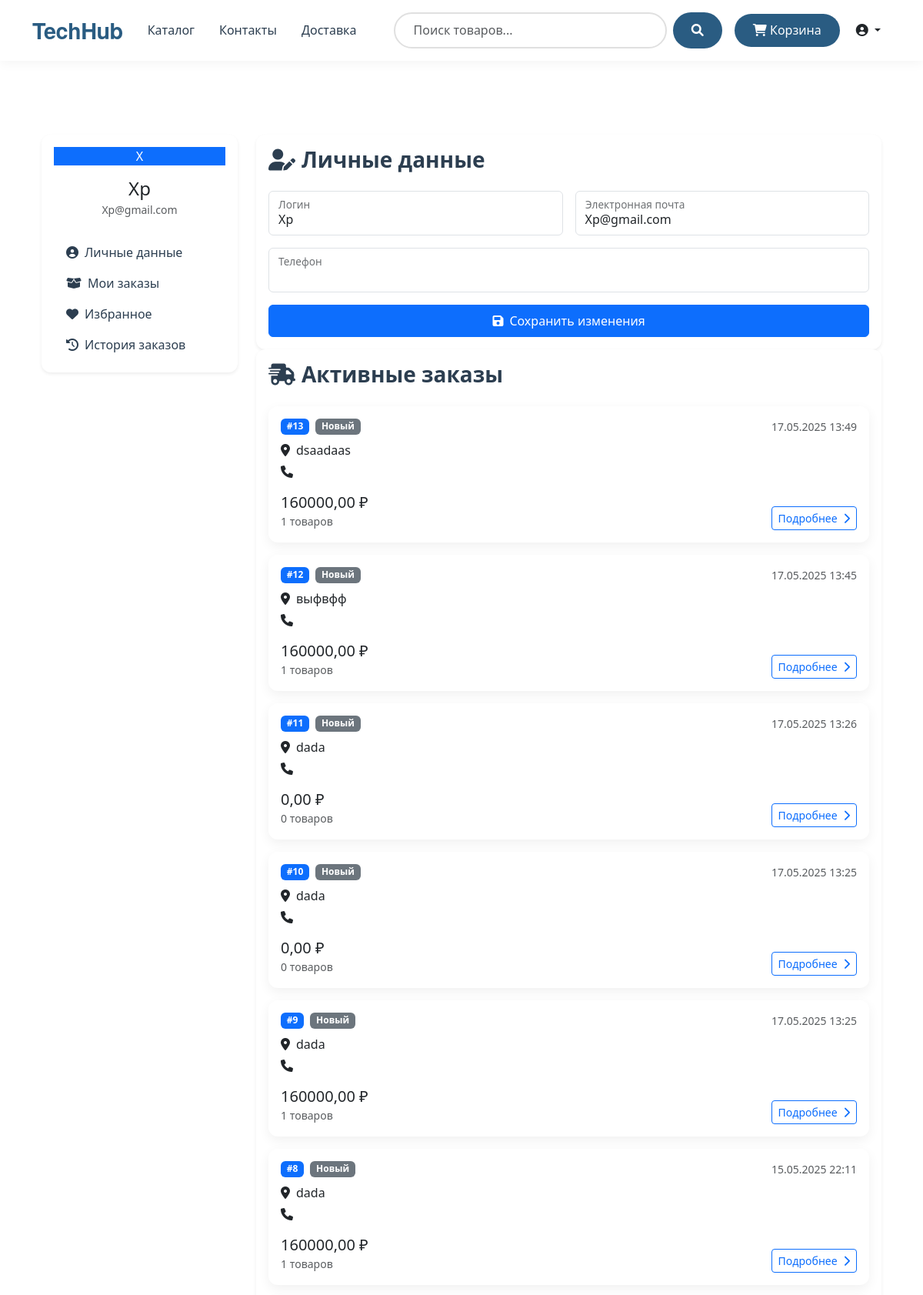
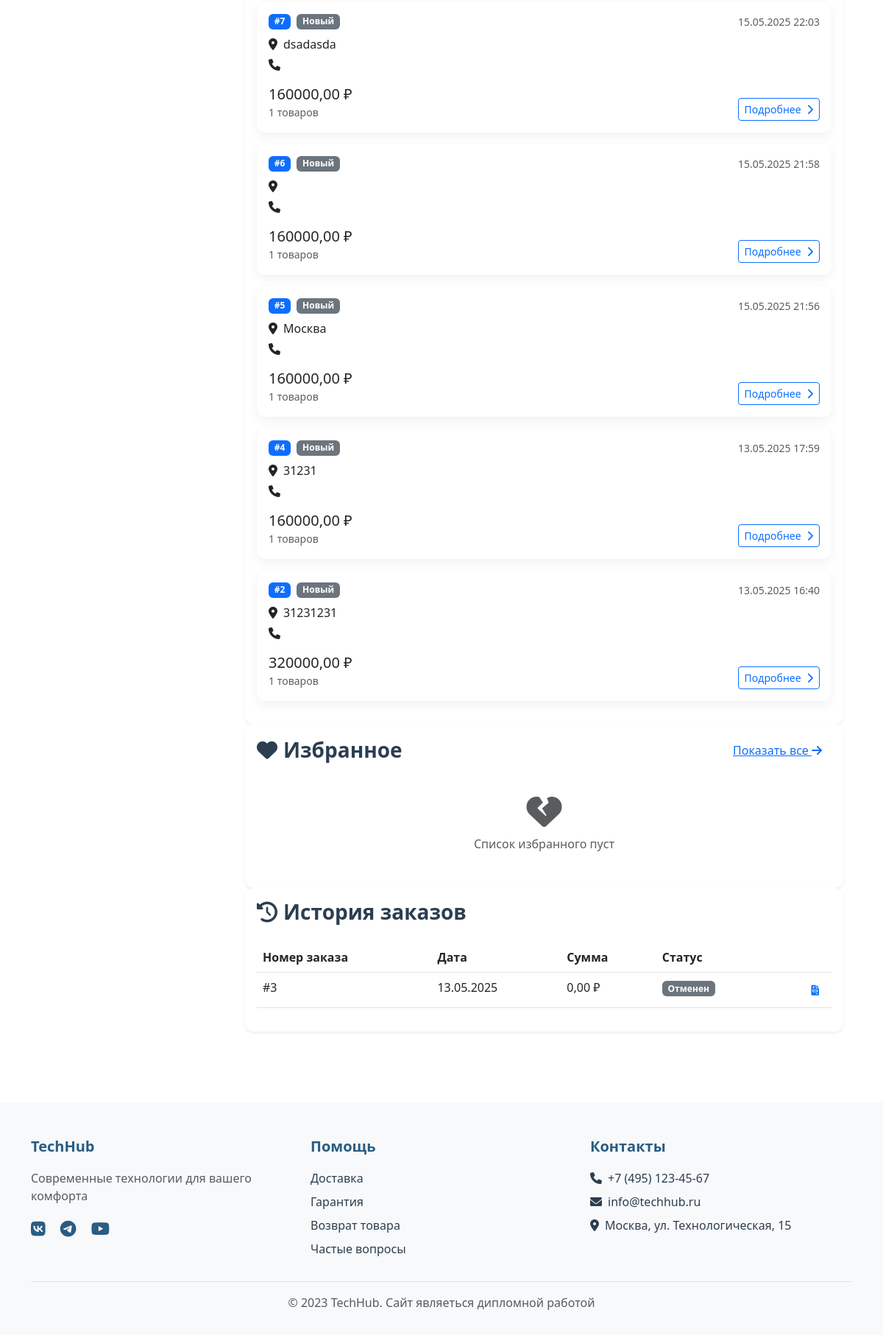
The page /profile/ (signed in) on the database its author committed (2 pictures, top to bottom).
### store/models.py (models this page shows, shortened)
class CustomUser(AbstractUser):
    phone_validator = RegexValidator(
        regex=r'^7\d{10}$',
        message="Телефон должен быть в формате: 79991234567 (11 цифр без +)"
    )
    phone = models.CharField(
        validators=[phone_validator],
        max_length=11,
        unique=True,
        verbose_name='Телефон'
    )
    email = models.EmailField(unique=True)
    agreement = models.BooleanField(default=False)

class Order(models.Model):
    bitrix_id = models.CharField(max_length=100, blank=True, null=True, verbose_name='ID сделки в Bitrix24')
    STATUS_CHOICES = [
        ('new', 'Новый'),
        ('processing', 'В обработке'),
        ('shipped', 'Отправлен'),
        ('completed', 'Завершен'),
        ('canceled', 'Отменен'),
    ]
    user = models.ForeignKey(settings.AUTH_USER_MODEL, on_delete=models.CASCADE)
    created_at = models.DateTimeField(auto_now_add=True)
    updated_at = models.DateTimeField(auto_now=True)
    status = models.CharField(max_length=20, choices=STATUS_CHOICES, default='new')
    total = models.DecimalField(max_digits=10, decimal_places=2)
    address = models.TextField(verbose_name='Адрес доставки', blank=True)
    city = models.CharField(max_length=100, verbose_name='Город', blank=True)
    postal_code = models.CharField(max_length=20, verbose_name='Индекс', blank=True)
    phone = models.CharField(max_length=20, verbose_name='Телефон', blank=True)

### store/views.py (the view)
# urls.py: path('profile/', views.profile, name='profile'),
@login_required
def profile(request):
    profile, created = UserProfile.objects.get_or_create(user=request.user)
    active_orders = Order.objects.filter(
        user=request.user
    ).exclude(
        status__in=['completed', 'canceled']
    ).order_by('-created_at')
    order_history = Order.objects.filter(
        user=request.user,
        status__in=['completed', 'canceled']
    ).order_by('-created_at')
    favorites_preview = profile.favorite_products.all()[:3]
    if request.method == 'POST':
        form = ProfileForm(request.POST, instance=request.user)
        if form.is_valid():
            form.save()
            messages.success(request, 'Данные успешно обновлены')
            return redirect('profile')
    else:
        form = ProfileForm(instance=request.user)
    return render(request, 'store/profile.html', {
        'form': form,
        'active_orders': active_orders,
        'order_history': order_history,
        'favorites_preview': favorites_preview  # Передаем только превью
    })

### store/forms.py
class ProfileForm(forms.ModelForm):
    class Meta:
        model = CustomUser
        fields = ['username', 'email', 'phone']
        widgets = {
            'username': forms.TextInput(attrs={'class': 'form-control'}),
            'email': forms.EmailInput(attrs={'class': 'form-control'}),
            'phone': forms.TextInput(attrs={'class': 'form-control'}),
        }
        labels = {
            'username': 'Логин',
            'email': 'Электронная почта',
            'phone': 'Телефон'
        }

### store/context_processors.py (called while the page is built)
def cart_context(request):  # ← Измените название функции
    if not request.session.session_key:
        request.session.create()
    cart = Cart.objects.filter(session_key=request.session.session_key).first()
    if not cart:
        cart = Cart.objects.create(session_key=request.session.session_key)
    return {'cart': cart}

### templates/store/profile.html (shortened to what this page needs)
{% extends 'store/base.html' %}
{% load static %}
{% block content %}
<div class="profile-container container-lg py-5">
    <div class="row g-4">
        <div class="col-lg-3">
            <div class="profile-sidebar card shadow-sm">
                <div class="card-body">
                    <div class="profile-avatar text-center mb-4">
                        <div class="avatar-circle bg-primary text-white">
                            {{ user.username|first|upper }}
                        </div>
                        <h4 class="mt-3 mb-0">{{ user.username }}</h4>
                        <small class="text-muted">{{ user.email }}</small>
                    </div>
                    <nav class="nav flex-column profile-nav">
                        <a class="nav-link active" href="#profile-info">
                            <i class="fas fa-user-circle me-2"></i>Личные данные
                        </a>
                        <a class="nav-link" href="#orders">
                            <i class="fas fa-box-open me-2"></i>Мои заказы
                        </a>
                        <a class="nav-link" href="#favorites">
                            <i class="fas fa-heart me-2"></i>Избранное
                        </a>
                        <a class="nav-link" href="#history">
                            <i class="fas fa-history me-2"></i>История заказов
                        </a>
                    </nav>
                </div>
            </div>
        </div>
        <div class="col-lg-9">
            <section id="profile-info" class="profile-section card shadow-sm active">
                <div class="card-body">
                    <h3 class="card-title mb-4"><i class="fas fa-user-edit me-2"></i>Личные данные</h3>
                    <form method="post" class="profile-form">
                        <div class="row g-3">
                            <div class="col-md-6">
                                <div class="form-floating">
                                    {{ form.username }}
                                    <label>Логин</label>
                                </div>
                            </div>
                            <div class="col-md-6">
                                <div class="form-floating">
                                    {{ form.email }}
                                    <label>Электронная почта</label>
                                </div>
                            </div>
                            <div class="col-12">
                                <div class="form-floating">
                                    {{ form.phone }}
                                    <label>Телефон</label>
                                </div>
                            </div>
                            <div class="col-12">
                                <button type="submit" class="btn btn-primary w-100 py-2">
                                    <i class="fas fa-save me-2"></i>Сохранить изменения
                                </button>
                            </div>
                        </div>
                    </form>
                </div>
            </section>
            <section id="orders" class="profile-section card shadow-sm">
                <div class="card-body">
                    <h3 class="card-title mb-4"><i class="fas fa-shipping-fast me-2"></i>Активные заказы</h3>
                    {% for order in active_orders %}
                    <div class="order-card card mb-3">
                        <div class="card-body">
                            <div class="d-flex justify-content-between align-items-center mb-2">
                                <div class="d-flex align-items-center gap-2">
                                    <span class="badge bg-primary">#{{ order.id }}</span>
                                    <span class="badge
                                        {% if order.status == 'processing' %}bg-warning
                                        {% elif order.status == 'shipped' %}bg-info
                                        {% else %}bg-secondary{% endif %}">
                                        {{ order.get_status_display }}
                                    </span>
                                </div>
                                <small class="text-muted">{{ order.created_at|date:"d.m.Y H:i" }}</small>
                            </div>
                            <div class="mb-3">
                                <p class="mb-1"><i class="fas fa-map-marker-alt me-2"></i>{{ order.address }}</p>
                                <p class="mb-0"><i class="fas fa-phone me-2"></i>{{ order.phone }}</p>
                            </div>
                            <div class="d-flex justify-content-between align-items-end">
                                <div>
                                    <h5 class="mb-0">{{ order.total|floatformat:2 }} ₽</h5>
                                    <small class="text-muted">{{ order.items.count }} товаров</small>
                                </div>
                                <a href="{% url 'order_detail' order.id %}" class="btn btn-outline-primary btn-sm">
                                    Подробнее <i class="fas fa-chevron-right ms-1"></i>
                                </a>
                            </div>
                        </div>
                    </div>
                    {% empty %}
                    <div class="empty-state">
                        <i class="fas fa-box-open fa-3x text-muted mb-3"></i>
                        <p class="text-muted mb-0">Нет активных заказов</p>
                    </div>
                    {% endfor %}
                </div>
            </section>
            <section id="favorites_preview" class="profile-section card shadow-sm">
                <div class="card-body">
                    <div class="d-flex justify-content-between align-items-center mb-4">
                        <h3 class="card-title mb-0"><i class="fas fa-heart me-2"></i>Избранное</h3>
                        <a href="{% url 'favorites_full' %}" class="btn btn-link">
                            Показать все <i class="fas fa-arrow-right"></i>
                        </a>
                    </div>
                    <div class="row g-3">
                        {% for product in favorites_preview %}
                        <div class="col-md-4">
                            <div class="card h-100">
                                <img src="{{ product.image.url }}" class="card-img-top" alt="{{ product.name }}">
                                <div class="card-body">
                                    <h5 class="card-title">
                                        <a href="{% url 'product_detail' product.slug %}">{{ product.name }}</a>
                                    </h5>
                                    <div class="d-flex justify-content-between align-items-center">
                                        <span class="price-tag">{{ product.price|floatformat:2 }} ₽</span>
                                        <a href="{% url 'remove_from_favorites' product.id %}"
                                           class="btn btn-danger btn-sm">
                                            <i class="fas fa-trash"></i>
                                        </a>
                                    </div>
                                </div>
                            </div>
                        </div>
                        {% empty %}
                        <div class="col-12 text-center py-3">
                            <i class="fas fa-heart-broken fa-3x text-muted"></i>
                            <p class="text-muted mt-2">Список избранного пуст</p>
                        </div>
                        {% endfor %}
                    </div>
                </div>
            </section>
            <section id="history" class="profile-section card shadow-sm">
                <div class="card-body">
                    <h3 class="card-title mb-4"><i class="fas fa-history me-2"></i>История заказов</h3>
                    <div class="table-responsive">
                        <table class="table table-hover">
                            <thead class="bg-light">
                                <tr>
                                    <th>Номер заказа</th>
                                    <th>Дата</th>
                                    <th>Сумма</th>
                                    <th>Статус</th>
                                    <th></th>
                                </tr>
                            </thead>
                            <tbody>
                                {% for order in order_history %}
                                <tr>
                                    <td>#{{ order.id }}</td>
                                    <td>{{ order.created_at|date:"d.m.Y" }}</td>
                                    <td>{{ order.total }} ₽</td>
                                    <td><span class="badge bg-secondary">{{ order.get_status_display }}</span></td>
                                    <td class="text-end">
                                        <a href="#" class="btn btn-link btn-sm">
                                            <i class="fas fa-file-invoice"></i>
                                        </a>
                                    </td>
                                </tr>
                                {% empty %}
                                <tr>
                                    <td colspan="5" class="text-center text-muted py-4">
                                        История заказов отсутствует
                                    </td>
                                </tr>
                                {% endfor %}
                            </tbody>
                        </table>
                    </div>
                </div>
            </section>
        </div>
    </div>
</div>
{% endblock %}

### static/store/css/style.css (style rules this page uses)
:root { --primary-color: #2A5C82; --accent-color: #FF7F50; --light-bg: #F8F9FA; --dark-text: #2C3E50; --border-color: #E0E0E0; }
body { background-color: #ffffff; color: var(--dark-text); font-family: 'Segoe UI', system-ui, -apple-system, sans-serif; min-height: 100vh; display: flex; flex-direction: column; }
.nav-link { color: var(--dark-text) !important; font-weight: 500; padding: 0.5rem 1rem !important; border-radius: 8px; transition: all 0.2s; }
.card { border: none; border-radius: 12px; box-shadow: 0 5px 15px rgba(0, 0, 0, 0.06); transition: all 0.3s cubic-bezier(0.25, 0.46, 0.45, 0.94); }
.card-title { font-weight: 600; color: var(--dark-text); margin-bottom: 0.8rem; }

### rows shown on the page
CustomUser: username|first "X", username "Xp", email "Xp@gmail.com"
Order: id "13", status "Новый", created_at "17.05.2025 13:49", address "dsaadaas", total "160000,00", items.count "1"
Order: id "12", status "Новый", created_at "17.05.2025 13:45", address "выфвфф", total "160000,00", items.count "1"
Order: id "11", status "Новый", created_at "17.05.2025 13:26", address "dada", total "0,00", items.count "0"
Order: id "10", status "Новый", created_at "17.05.2025 13:25", address "dada", total "0,00", items.count "0"
Order: id "9", status "Новый", created_at "17.05.2025 13:25", address "dada", total "160000,00", items.count "1"
Order: id "8", status "Новый", created_at "15.05.2025 22:11", address "dada", total "160000,00", items.count "1"
Order: id "7", status "Новый", created_at "15.05.2025 22:03", address "dsadasda", total "160000,00", items.count "1"
Order: id "6", status "Новый", created_at "15.05.2025 21:58", total "160000,00", items.count "1"
Order: id "5", status "Новый", created_at "15.05.2025 21:56", address "Москва", total "160000,00", items.count "1"
Order: id "4", status "Новый", created_at "13.05.2025 17:59", address "31231", total "160000,00", items.count "1"
Order: id "2", status "Новый", created_at "13.05.2025 16:40", address "31231231", total "320000,00", items.count "1"
Order: id "3", created_at "13.05.2025", total "0,00", status "Отменен"
